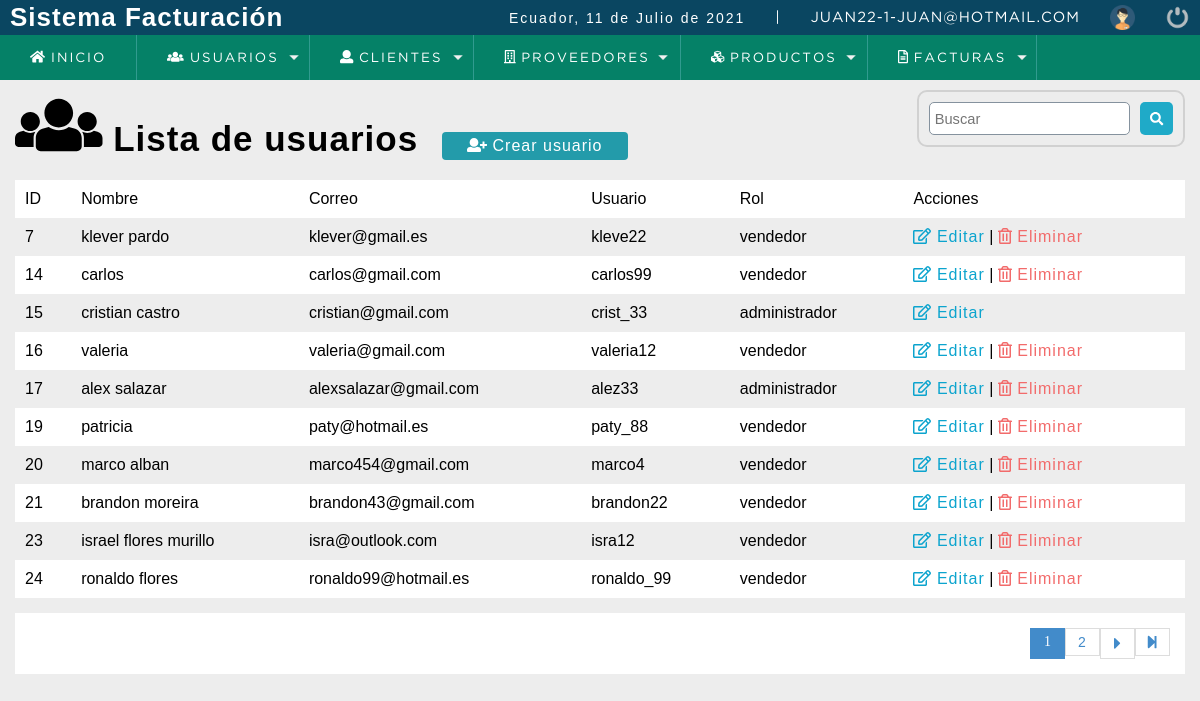
Screenshot of /sistema/listar_usuario.php (signed in) with the database file from the repository.
### tables this page shows
CREATE TABLE `usuario` (
  `idusuario` int(11) NOT NULL,
  `nombre` varchar(50) DEFAULT NULL,
  `correo` varchar(100) DEFAULT NULL,
  `usuario` varchar(15) DEFAULT NULL,
  `clave` varchar(100) DEFAULT NULL,
  `rol` int(11) DEFAULT NULL,
  `estatus` int(11) NOT NULL DEFAULT 1
);

CREATE TABLE `rol` (
  `idrol` int(11) NOT NULL,
  `rol` varchar(20) DEFAULT NULL
);

### sistema/listar_usuario.php (the view, shortened to what this page needs)
<!DOCTYPE html>
<html lang="en">
    <head>
        <?PHP
        include "../sistema/recursos/scripts.php";
        ?>
    </head>
    <body>
        <?PHP
        include "../sistema/recursos/header.php";
        ?>
        <section id="container">
            <h1> <i class="fas fa-users fa-2x"></i> Lista de usuarios</h1>
            <a href="../sistema/registro_usuario.php" class="btn_new"><i class="fas fa-user-plus"></i> Crear usuario</a>
            <form action="buscar_usuario.php" method="GET" class="form_search">
                <input type="text" name="busqueda" id ="busqueda" placeholder="Buscar">
                <button type="submit" class="btn_search" > <i class="fas fa-search"></i> </button>
            </form>
            <table>
                <tr>
                    <td>ID</td>
                    <td>Nombre</td>
                    <td>Correo</td>
                    <td>Usuario</td>
                    <td>Rol</td>
                    <td>Acciones</td>
                </tr>
                <?PHP
                $sql_registe = mysqli_query($conexion,"SELECT count(*) as total_registro FROM usuario WHERE estatus=1");
                $result_register = mysqli_fetch_array($sql_registe);
                $total_registro = $result_register['total_registro'];
                $por_pagina = 10;
                if(empty($_GET['pagina'])){
                    $pagina = 1;
                }else{
                    $pagina=$_GET['pagina'];
                }
                $desde = ($pagina-1)* $por_pagina;
                $total_paginas = ceil($total_registro / $por_pagina);
                $query = mysqli_query($conexion, "SELECT u.idusuario, u.nombre,u.correo,u.usuario,r.rol FROM usuario u INNER JOIN rol r ON u.rol=r.idrol WHERE estatus = 1 ORDER BY  idusuario  ASC LIMIT $desde,$por_pagina ");
                $result = mysqli_num_rows($query);
                if ($result > 0) {
                    while ($data = mysqli_fetch_array($query)) {
                        ?>
                        <tr>
                            <td><?PHP echo $data["idusuario"];?></td>
                            <td><?PHP echo $data["nombre"];?> </td>
                            <td><?PHP echo $data["correo"];?></td>
                            <td><?PHP echo $data["usuario"];?></td>
                            <td><?PHP echo $data["rol"];?></td>
                            <td>
                                <a class="link_edit" href="../sistema/editar_usuario.php?id=<?PHP echo $data["idusuario"];?>"> <i class="far fa-edit"></i> Editar</a>
                                <?PHP if($data["idusuario"] !=15){?>
                                |
                                <a class="link_delete" href="../sistema/eliminar_confirmar_usuario.php?id=<?PHP echo $data["idusuario"];?>"><i class="far fa-trash-alt"></i>  Eliminar</a>
                                <?PHP }?>
                            </td>
                        </tr>
                  <?PHP
                        }
                }
                ?>
                    </table>
            <div class="paginador">
                <ul>
                    <?PHP
                        for ($i = 1; $i <= $total_paginas; $i++) {
                        if($i == $pagina){
                              echo '<li class= "pageSelected">'.$i.'</a></li>';
                        }else{
                            echo '<li><a href="?pagina='.$i.'">'.$i.'</a></li>';
                        }
                        }
                        if($pagina!= $total_paginas){
                     ?>
                    <li><a href="?pagina=<?PHP echo $pagina +1; ?>"><i class="fas fa-caret-right fa-lg"></i></a></li>
                    <li><a href="?pagina=<?PHP echo $total_paginas; ?>"><i class="fas fa-step-forward" ></i></a></li>
                        <?PHP } ?>
                </ul>
            </div>
            </section>
    </body>
</html>

### sistema/css/style.css (style rules this page uses)
* { margin: 0; padding: 0; box-sizing: border-box; }
body { background: #ededed; }
h1, h2, h3, h4, h5, h6 { font-family: 'arial'; font-weight: bold; letter-spacing: 1px; }
h1 { font-size: 26px; }
a { text-decoration: none; font-family: arial; letter-spacing: 1px; }
#container { padding: 90px 15px 15px; }
form { background: #FFF; margin: auto; padding: 20px 50px; border: 2px solid #d1d1d1; }
input,select { display: block; width: 100%; font-size: 11pt; padding: 5px; border: 1px solid #85929e; border-radius: 5px; }
#container h1 { font-size: 35px; display: inline-block; }
.btn_new { display: inline-block; background: #239baa; color: #FFF; padding: 5px 25px; border-radius: 4px; margin: 20px; }
table { border-collapse: collapse; font-size: 12pt; font-family: 'arial'; width: 100%; }
table tr:nth-child(odd) { background: #FFF; }
table td { padding: 10px; }
.link_edit { color: #0ca4ce; }
.link_delete { color: #f26b6b; }
.paginador ul { padding: 15px; list-style: none; background: #FFF; margin-top: 15px; display: -webkit-flex; display: -moz-flex; display: -ms-flex; display: -o-flex; display: flex; justify-content: flex-end; }
.paginador a, .pageSelected { color: #428bca; border: 1px solid #ddd; padding: 5px; display: inline-block; font-size: 14px; text-align: center; width: 35px; }
.pageSelected { color: #FFF; background: #428bca; border: 1px solid #428bca; }

### sistema/css/style2.css (style rules this page uses)
.form_search { display: -webkit-flex; display: -moz-flex; display: -ms-flex; display: -o-flex; display: flex; float: right; background: initial; padding: 10px; border-radius: 10px; }
.form_search .btn_search { background: #1faac8; color: #FFF; padding: 10px; border: 0; cursor: pointer; margin-left: 10px; display: -webkit-flex; display: -moz-flex; display: -ms-flex; display: -o-flex; display: flex; border-radius: 5px; }

### rows the page displays
usuario: idusuario "7", nombre "klever pardo", correo "klever@gmail.es", usuario "kleve22", rol.rol "vendedor"
usuario: idusuario "14", nombre "carlos", correo "carlos@gmail.com", usuario "carlos99", rol.rol "vendedor"
usuario: idusuario "15", nombre "cristian castro", correo "cristian@gmail.com", usuario "crist_33", rol.rol "administrador"
usuario: idusuario "16", nombre "valeria", correo "valeria@gmail.com", usuario "valeria12", rol.rol "vendedor"
usuario: idusuario "17", nombre "alex salazar", correo "alexsalazar@gmail.com", usuario "alez33", rol.rol "administrador"
usuario: idusuario "19", nombre "patricia", correo "paty@hotmail.es", usuario "paty_88", rol.rol "vendedor"
usuario: idusuario "20", nombre "marco alban", correo "marco454@gmail.com", usuario "marco4", rol.rol "vendedor"
usuario: idusuario "21", nombre "brandon moreira", correo "brandon43@gmail.com", usuario "brandon22", rol.rol "vendedor"
usuario: idusuario "23", nombre "israel flores murillo", correo "isra@outlook.com", usuario "isra12", rol.rol "vendedor"
usuario: idusuario "24", nombre "ronaldo flores", correo "ronaldo99@hotmail.es", usuario "ronaldo_99", rol.rol "vendedor"

### other values shown
fechaC() "11 de Julio de 2021"
$_SESSION['user'] "JUAN22"
$_SESSION['rol'] "1"
$_SESSION['email'] "JUAN@HOTMAIL.COM"
